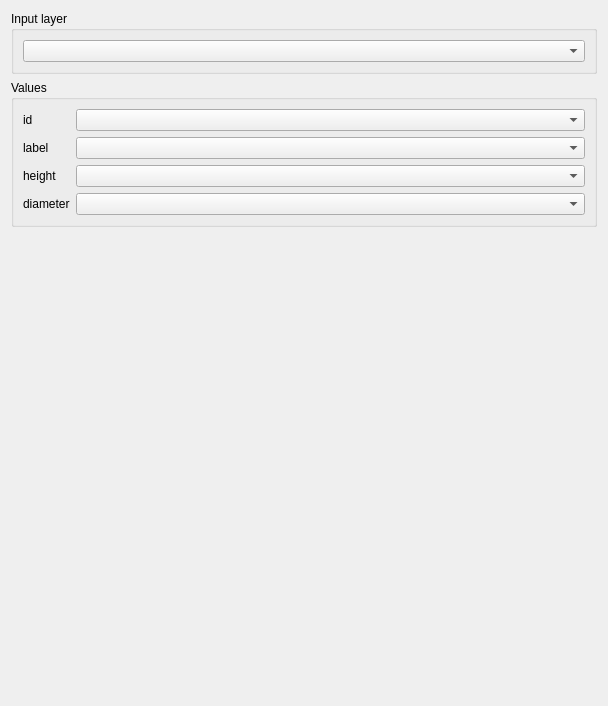
         <widget class="QWidget" name="scrollAreaWidgetContents_5">
          <property name="geometry">
           <rect>
            <x>0</x>
            <y>0</y>
            <width>608</width>
            <height>706</height>
           </rect>
          </property>
          <layout class="QVBoxLayout" name="verticalLayout_8">
           <item>
            <widget class="QGroupBox" name="group_bld_layer">
             <property name="title">
              <string>Input layer</string>
             </property>
             <layout class="QGridLayout" name="gridLayout_4">
              <item row="0" column="0">
               <widget class="QgsMapLayerComboBox" name="combo_layer_bld"/>
              </item>
             </layout>
            </widget>
           </item>
           <item>
            <widget class="QGroupBox" name="group_bld_values">
             <property name="title">
              <string>Values</string>
             </property>
             <layout class="QFormLayout" name="formLayout_4">
              <item row="0" column="0">
               <widget class="QLabel" name="label_bld_id">
                <property name="text">
                 <string>id</string>
                </property>
               </widget>
              </item>
              <item row="0" column="1">
               <widget class="QgsFieldComboBox" name="fcb_bld_id"/>
              </item>
              <item row="2" column="0">
               <widget class="QLabel" name="label_bld_height">
                <property name="text">
                 <string>height</string>
                </property>
               </widget>
              </item>
              <item row="2" column="1">
               <widget class="QgsFieldComboBox" name="fcb_bld_height"/>
              </item>
              <item row="3" column="0">
               <widget class="QLabel" name="label_bld_diameter">
                <property name="text">
                 <string>diameter</string>
                </property>
               </widget>
              </item>
              <item row="3" column="1">
               <widget class="QgsFieldComboBox" name="fcb_bld_diameter"/>
              </item>
              <item row="1" column="0">
               <widget class="QLabel" name="label_bld_label">
                <property name="text">
                 <string>label</string>
                </property>
               </widget>
              </item>
              <item row="1" column="1">
               <widget class="QgsFieldComboBox" name="fcb_bld_label"/>
              </item>
             </layout>
            </widget>
           </item>
           <item>
            <spacer name="verticalSpacer_18">
             <property name="orientation">
              <enum>Qt::Vertical</enum>
             </property>
             <property name="sizeHint" stdset="0">
              <size>
               <width>20</width>
               <height>350</height>
              </size>
             </property>
            </spacer>
           </item>
          </layout>
         </widget>
